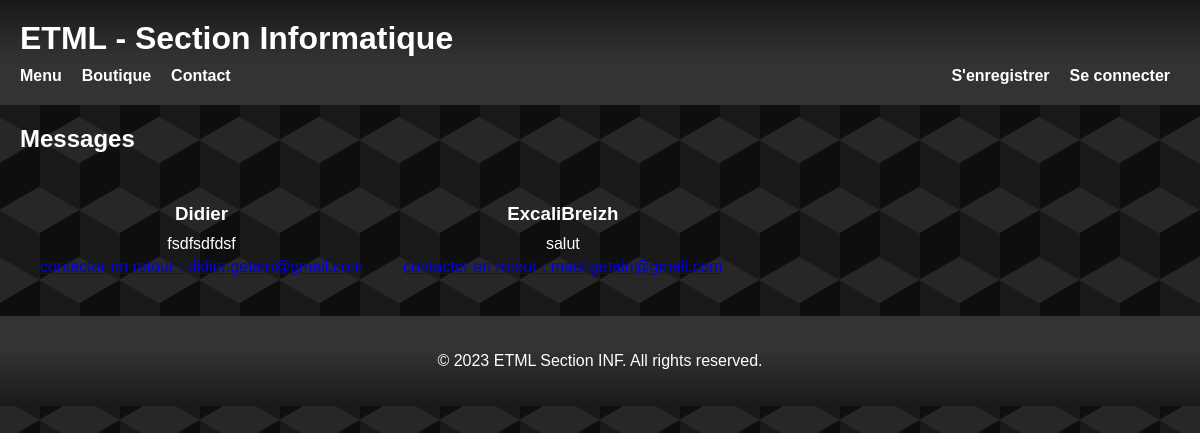
The app's page /code/php/messages.php with its own data.
### tables this page shows
CREATE TABLE `t_message` (
  `mes_id` int(11) NOT NULL,
  `mes_name` varchar(50) NOT NULL,
  `mes_mail` varchar(255) NOT NULL,
  `mes_message` text NOT NULL
);

### code/php/PDO.php (called while the page is built, shortened)
<?php
class PDOconn{
    private $connector;
    private function connection() {
        try
        {
            $this->connector = new PDO('mysql:host=localhost;dbname=ETMLINF;charset=utf8' , 'root', 'root');
        }
        catch (PDOException $e)
        {
        die('Erreur : ' . $e->getMessage());
        }
    }
    public function createData($req)
    {
        $results = $req->fetchALL(PDO::FETCH_ASSOC);
        return $results;
    }
    function selectAllMessages()
    {
        $req = $this->connector->query("SELECT * FROM `t_message`");
        $messages = $this->createData($req);
        return $messages;
    }
}
?>

### code/php/messages.php (the view, shortened to what this page needs)
<?php
include_once('PDO.php');
$pdo = new PDOconn();
$messages = $pdo->selectAllMessages();
?>
<!DOCTYPE html>
<html lang="en">
    <head>
        <link rel="stylesheet" href="../css/shop.css">
    </head>
    <?php
        include_once("../php/header.php");
    ?>
    <main>
        <h2>Messages</h2>
        <div class="containerProducts">
            <?php
            foreach($messages as $message)
            {
            ?>
            <div class="product">
                <h3><?=$message['mes_name']?></h3>
                <p><?=$message['mes_message']?></p>
                <a href="mailto: <?=$message['mes_mail']?>">contacter en retour : <?=$message['mes_mail']?></a>
            </div>
            <?php
            }
            ?>
        </div>
    </main>
</html>

### code/css/shop.css (style rules this page uses)
body { font-family: Arial, sans-serif; color: white; margin: 0; padding: 0; background-color: #0e0e0e; opacity: 1; background-image: linear-gradient( 30deg, #272727 12%, transparent 12.5%, transparent 87%, #272727 87.5%, #272727 ), linear-gradient( 150deg, #272727 12%, transparent 12.5%, transparent 87%, #272727 87.5%, #272727 ), linear-gradient( 30deg, #272727 12%, transparent 12.5%, transparent 87%, #272727 87.5%, #272727 ), linear-gradient( 150deg, #272727 12%, transparent 12.5%, transparent 87%, #272727 87.5%, #272727 ), linear-gradient( 60deg, #27272777 25%, transparent 25.5%, transparent 75%, #27272777 75%, #27272777 ), linear-gradient( 60deg, #27272777 25%, transparent 25.5%, transparent 75%, #27272777 75%, #27272777 ); background-size: 80px 140px; background-position: 0 0, 0 0, 40px 70px, 40px 70px, 0 0, 40px 70px; }
main { padding: 20px; justify-content: center; }
h2 { margin-top: 0; }
.product { margin: 20px; }
.product h3 { margin: 10px 0; }
.product p { margin: 5px 0; }
.containerProducts { display: flex; flex-wrap: wrap; text-align: center; }

### code/css/footer.css (style rules this page uses)
footer { background: rgb(25, 25, 25); background: linear-gradient( 0deg, rgba(25, 25, 25, 1) 0%, rgba(51, 51, 51, 1) 62% ); color: #fff; padding: 20px; text-align: center; bottom: 0; }

### records on screen
t_message: mes_name "Didier", mes_message "fsdfsdfdsf", mes_mail "didier.getain@gmail.com"
t_message: mes_name "ExcaliBreizh", mes_message "salut", mes_mail "mael.getain@gmail.com"
